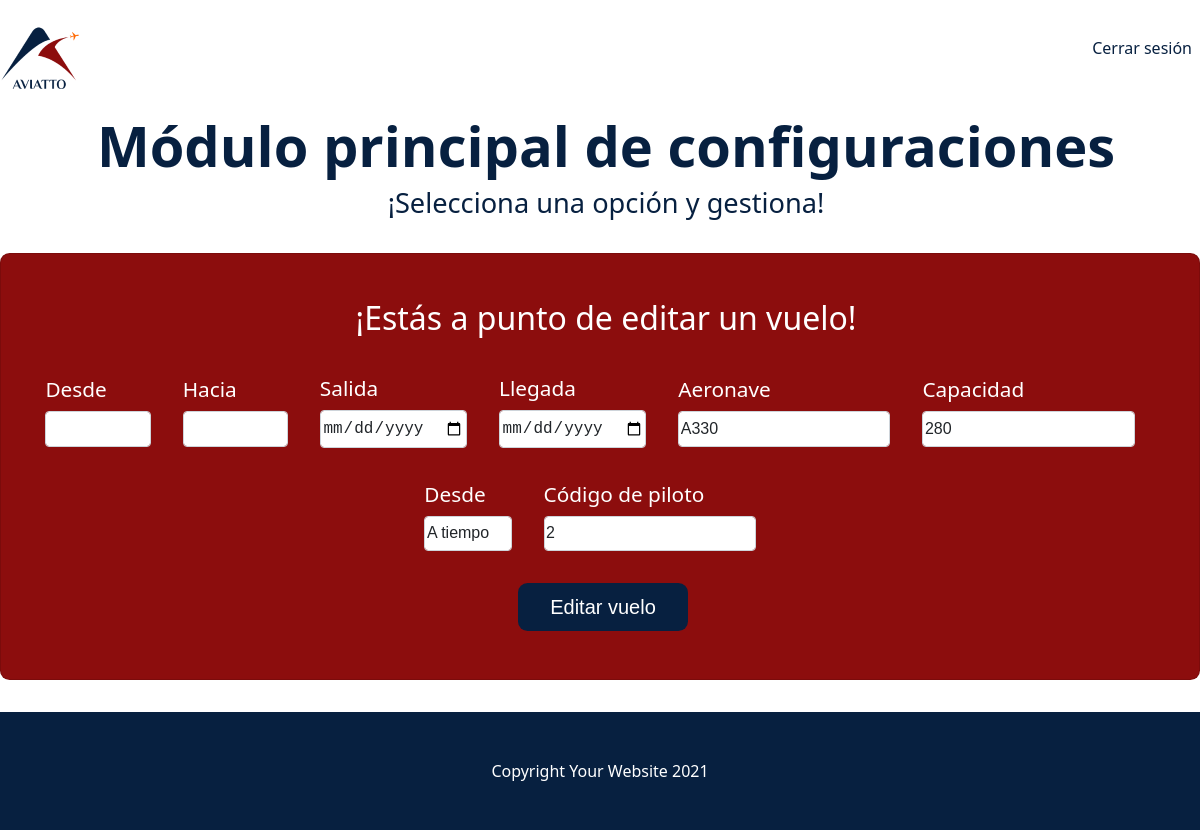
Page /editFlight?id=5 on the committed database.
### tables this page shows
CREATE TABLE Flight(
id integer primary key autoincrement,
depature text(30) not null,
arrival text(30) not null,
depatureTime text(20) not null,
arrivalTime text(20) not null,
plane text(20) not null,
capacity integer not null,
idStatus integer not null,
idPerson integer not null
);

### app.py (the view, shortened to what this page needs)
@app.route('/editFlight', methods=['GET','POST'])
def editFlight():
    id = request.args.get('id')
    if request.method == 'GET':
        form = AddFlightForm()
        db = get_db()
        sql = f'SELECT * FROM Flight WHERE id = {id}'
        cursorObj = db.cursor()
        cursorObj.execute(sql)
        flight = cursorObj.fetchall()[0]
        print(flight)
        return render_template('editFlight.html', form=form, flight=flight)

### forms/forms.py
class AddFlightForm(FlaskForm):
    depature = SelectField(u'Desde', validators=[DataRequired()], choices=[('1', ''),('Barranquilla', 'Barranquilla'), ('Bogotá', 'Bogotá'), ('Bucaramanga', 'Bucaramanga'), ('Cartagena', 'Cartagena'), ('Medellín', 'Medellín') ])
    arrival = SelectField(u'Hacia', validators=[DataRequired()], choices=[('1', ''),('Barranquilla', 'Barranquilla'), ('Bogotá', 'Bogotá'), ('Bucaramanga', 'Bucaramanga'), ('Cartagena', 'Cartagena'), ('Medellín', 'Medellín') ])
    depatureTime = DateField("Salida", validators=[DataRequired()], format='%d/%m/%y')
    arrivalTime = DateField("Llegada", validators=[DataRequired()], format='%d/%m/%y')
    plane = StringField(u'Aeronave', validators=[DataRequired()])
    capacity = IntegerField(u'Capacidad', validators=[DataRequired()])
    idStatus = SelectField(u'Desde', validators=[DataRequired()], choices=[('1', 'A tiempo'),('2', 'Retrasado'), ('3', 'Aterrizado'), ('4', 'Despegado')])
    idPerson = IntegerField(u'Código de piloto', validators=[DataRequired()])

### db.py (called while the page is built)
def get_db():
    try:
        if 'db' not in g:
            print('conectada')
            g.db = sqlite3.connect('database/aviatto.db')
        return g.db
    except Error:
        print(Error)

### templates/editFlight.html (shortened to what this page needs)
{% extends 'layout.html' %} {% block body %}
<header class="bg-white">
  <div class="container px-7">
    <div class="row gx-5">
      <div class="col-lg-6">
        <div class="text-center">
          <h1 class="display-5 fw-bolder text-blue mb-2">
            Módulo principal de configuraciones
          </h1>
          <p class="lead text-blue mb-4">
            ¡Selecciona una opción y gestiona!
          </p>
        </div>
      </div>
    </div>
  </div>
</header>
<div class="container px-7">
  <div class="card" style="width: 75rem">
    <div class="card-body">
      <div class="row gx-4 justify-content-center">
        <h2 class="text-center">¡Estás a punto de editar un vuelo!</h2>
          <form action="{{url_for('editFlight')}}" method="post">
            <class class="format">
              <div class="form-group">
                <div class="leadseccion mb-3 mr-2">
                  {{ form.depature.label}} {{
                  form.depature(value = flight[1], class="form-control")}}
                </div>
              </div>
              <div class="form-group">
                <div class="leadseccion mb-3 mr-2">
                  {{ form.arrival.label}} {{
                  form.arrival(value = flight[2], class="form-control")}}
                </div>
              </div>
              <div class="form-group">
                <div class="leadseccion mb-3 mr-2">
                  {{ form.depatureTime.label}} {{
                  form.depatureTime(value = flight[3], class="form-control")}}
                </div>
              </div>
              <div class="form-group">
                <div class="leadseccion mb-3 mr-2">
                  {{ form.arrivalTime.label}} {{
                  form.arrivalTime(value = flight[4], class="form-control")}}
                </div>
              </div>
              <div class="form-group">
                <div class="leadseccion mb-3 mr-2">
                  {{ form.plane.label}} {{
                  form.plane(value = flight[5], class="form-control")}}
                </div>
              </div>
              <div class="form-group">
                <div class="leadseccion mb-3 mr-2">
                  {{ form.capacity.label}} {{
                  form.capacity(value = flight[6], class="form-control")}}
                </div>
              </div>
              <div class="form-group">
                <div class="leadseccion mb-3 mr-2">
                  {{ form.idStatus.label}} {{
                  form.idStatus(value = flight[7], class="form-control")}}
                </div>
              </div>
              <div class="form-group">
                <div class="leadseccion mb-3 mr-2">
                  {{ form.idPerson.label}} {{
                  form.idPerson(value = flight[8], class="form-control")}}
                </div>
              </div>
            </class>
            <div class="text-center">
                <button class="btn" type="submit">Editar vuelo</button>
            </div>
          </form>
        </div>
      </div>
    </div>
</div>
<footer class="py-5 bg-dark">
  <div class="container px-3"><p class="m-0 text-center text-white">Copyright Your Website 2021</p></div>
</footer>
  {% endblock body %}

### static/css/styleu.css (style rules this page uses)
:root { --bs-white: #fff; --bs-dark: #072040; --Azul: #072040; --Rojo: #8c0d0d; --Naranja: #ff6700; --Gris: #666666; --bs-dark-rgb: #072040; --bs-white-rgb: 255, 255, 255; --bs-font-sans-serif: system-ui, -apple-system, "Segoe UI", Roboto, "Helvetica Neue", Arial, "Noto Sans", "Liberation Sans", sans-serif, "Apple Color Emoji", "Segoe UI Emoji", "Segoe UI Symbol", "Noto Color Emoji"; --bs-font-monospace: SFMono-Regular, Menlo, Monaco, Consolas, "Liberation Mono", "Courier New", monospace; --bs-gradient: linear-gradient( 180deg, rgba(255, 255, 255, 0.15), rgba(255, 255, 255, 0) ); --bs-body-font-family: var(--bs-font-sans-serif); --bs-body-font-size: 1rem; --bs-body-font-weight: 480; --bs-body-line-height: 1.5; --bs-body-color: #212529; --bs-body-bg: #fff; }
*, *::before, *::after { margin: 0; padding: 0; box-sizing: border-box; }
body { font-family: var(--bs-body-font-family); color: #fff; }
.format { display: flex; flex-wrap: wrap; align-items: center; align-content: space-between; justify-content: center; }
.format { flex-basis: 150px; flex-shrink: 0; }
.btn { display: inline-block; font-weight: 450; line-height: 2; color: #fff; text-align: center; text-decoration: none; vertical-align: middle; cursor: pointer; -webkit-user-select: none; -moz-user-select: none; -ms-user-select: none; user-select: none; background-color: #072040; border-color: #072040; border: 1px solid transparent; padding: 3px 31px; font-size: 1.25rem; border-radius: 0.6rem; margin: 0 0 -1px; gap: 2rem; margin-right: 6px; margin-bottom: 2rem; }
.btn:before { font-family: var(--bs-body-font-family); font-weight: normal; margin-right: 10px; }
h6, .h6, h5, .h5, h4, .h4, h3, .h3, h2, .h2, h1, .h1 { margin-top: 0; margin-bottom: 0.5rem; font-weight: 500; line-height: 3; }
h1, .h1 { font-size: calc(1.375rem + 1.5vw); }
h2, .h2 { font-size: calc(1.325rem + 0.9vw); }
p { margin-top: 0; margin-bottom: 4rem; }
.bg-white { --bs-bg-opacity: 1; background-color: #fff; }
.bg-dark { --bs-bg-opacity: 1; background-color: #072040 !important; }
.container, .container-fluid, .container-xxl, .container-xl, .container-lg, .container-md, .container-sm { width: 100%; margin-right: auto; margin-left: auto; }
@media (min-width: 1200px) { .container-xl, .container-lg, .container-md, .container-sm, .container { max-width: 1200px; } }
.px-3 { padding-right: 1.5rem !important; padding-left: 1.5rem !important; }
.row { --bs-gutter-x: 1.5rem; --bs-gutter-y: 0; display: flex; flex-wrap: wrap; margin-top: calc(var(--bs-gutter-y) * -1); margin-right: calc(var(--bs-gutter-x) * -1); margin-left: calc(var(--bs-gutter-x) * -0.5); }
.row > * { flex-shrink: 0; width: 100%; max-width: 100%; padding-right: calc(var(--bs-gutter-x) * 0.5); padding-left: calc(var(--bs-gutter-x) * 0.5); margin-top: var(--bs-gutter-y); }
@media (min-width: 992px) { .col-lg-6 { width: 200%; } }
.text-center { text-align: center !important; }
.display-5 { font-size: calc(1.425rem + 2.1vw); font-weight: 500; line-height: 1.2; }
@media (min-width: 2rem) { .display-5 { font-size: 3.5rem; } }
.lead { font-size: 1.7rem; font-weight: 200; margin-bottom: 2rem; }
.leadseccion { font-size: 1.3rem; font-weight: 200; margin-bottom: 2rem; }
.m-0 { margin: 0 !important; }
.fw-bolder { font-weight: bolder !important; }
.text-blue { color: #072040; }
.text-white { color: #fff; }
.mb-2 { margin-bottom: 0.3rem !important; }
.mb-4 { margin-bottom: 2rem !important; }
.mr-2 { margin-right: 2rem; }
.card { position: relative; display: flex; flex-direction: column; min-width: 0; word-wrap: break-word; background-color: #8c0d0d; background-clip: border-box; border: 1px solid rgba(0, 0, 0, 0.125); border-radius: 0.6rem; margin-bottom: 2rem; }
.card-body { flex: 1 1 auto; padding: 1rem 1rem; }
.py-5 { padding-top: 3rem !important; padding-bottom: 3rem !important; }
.form-control { display: block; width: 100%; padding: 0.3rem 0.1rem; font-size: 1rem; font-weight: 400; line-height: 1.5; color: #212529; background-color: #fff; background-clip: padding-box; border: 1px solid #ced4da; -webkit-appearance: none; -moz-appearance: none; appearance: none; border-radius: 0.25rem; transition: border-color 0.15s ease-in-out, box-shadow 0.15s ease-in-out; margin-top: 0.5rem; }
.form-control::placeholder { color: #6c757d; opacity: 1; }

### rows in the picture
Flight: plane "A330", capacity "280", idStatus "A tiempo", idPerson "2"
